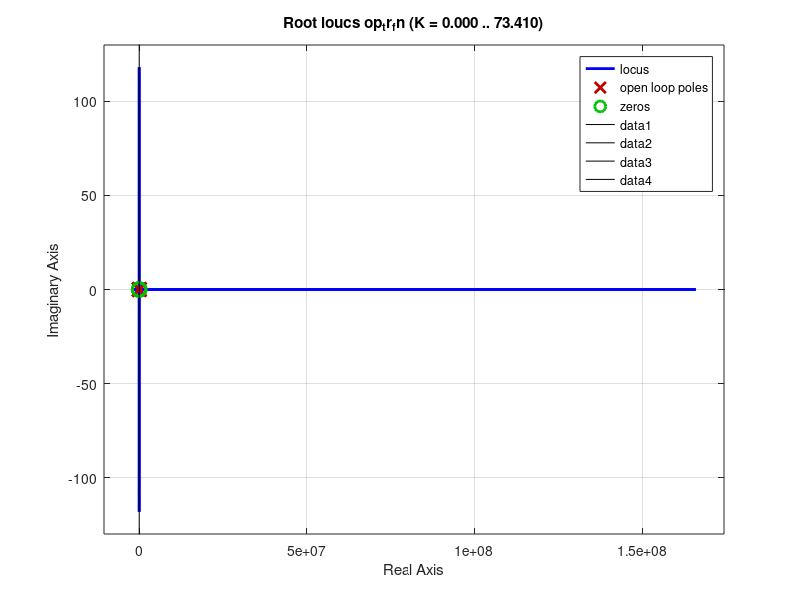

This chart was generated by the following MATLAB code:
% Plots root locus for different types of controllers

clear all;
ctr_type = 'pd';

K = 0.90035;
Td = 0.035;
tau = 0.42;

H_s = 1;
beta_deg = 53.77;
beta_rad = deg2rad(beta_deg);

switch ctr_type
    case 'p'
        Kd_Kp = 0;
        Ki_Kp = 0;
    case 'pd'
        Kd_Kp = 0.0119;
        Ki_Kp = 0;
    case 'pi'
        Kd_Kp = 0;
        Ki_Kp = 1;
    case 'pid'
        Kd_Kp = 1;
        Ki_Kp = 1;
end


s = tf('s');
P_s = K * (2-Td*s) / ((1+tau*s)*(2+Td*s));

C_s = 1 + Kd_Kp*s + Ki_Kp/s;
G_s = C_s * P_s;

op_tr_fn = G_s * H_s;

rlocus(op_tr_fn);
hold on;
plot([0 -100], [0 100*tan(beta_rad)], 'black', [0 -100], [0 -100*tan(beta_rad)], 'black');
plot([0 -100], [pi/0.7 pi/0.7], 'black', [0 -100], [-pi/0.7 -pi/0.7], 'black');